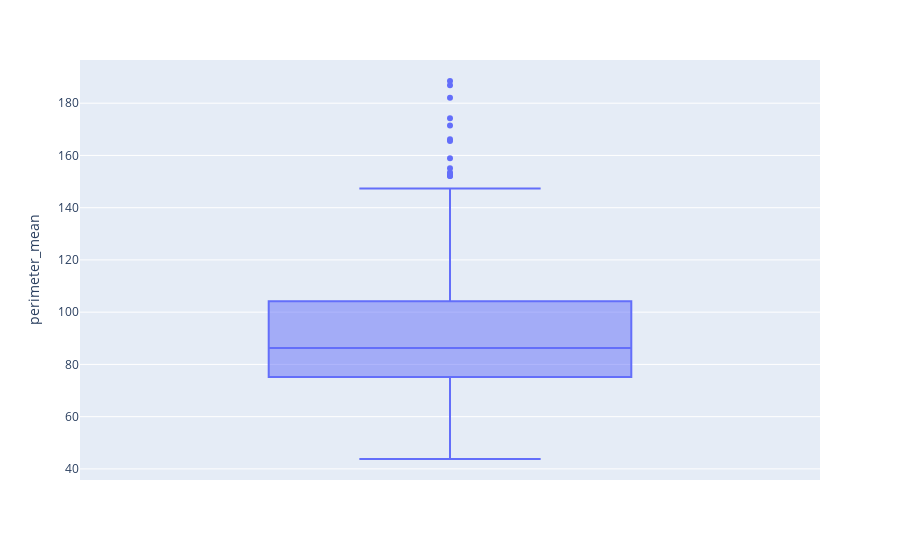

Notebook code for this chart:
### Code cell
#outliers
px.box(dados_cancer, y = 'perimeter_mean')

### Figure 1 — Plotly figure (JSON) as saved in the notebook; plotly's stock layout.template omitted (floating-point values rounded to 4 significant figures; data arrays with more than 128 entries replaced by an {"elided": "..."} marker saying what was removed)
{"data": [{"alignmentgroup": "True", "hovertemplate": "perimeter_mean=%{y}<extra></extra>", "legendgroup": "", "marker": {"color": "#636efa"}, "name": "", "notched": false, "offsetgroup": "", "orientation": "v", "showlegend": false, "type": "box", "x0": " ", "xaxis": "x", "y": {"elided": "569 float values"}, "y0": " ", "yaxis": "y"}], "layout": {"boxmode": "group", "legend": {"tracegroupgap": 0}, "margin": {"t": 60}, "xaxis": {"anchor": "y", "domain": [0, 1]}, "yaxis": {"anchor": "x", "domain": [0, 1], "title": {"text": "perimeter_mean"}}}}
